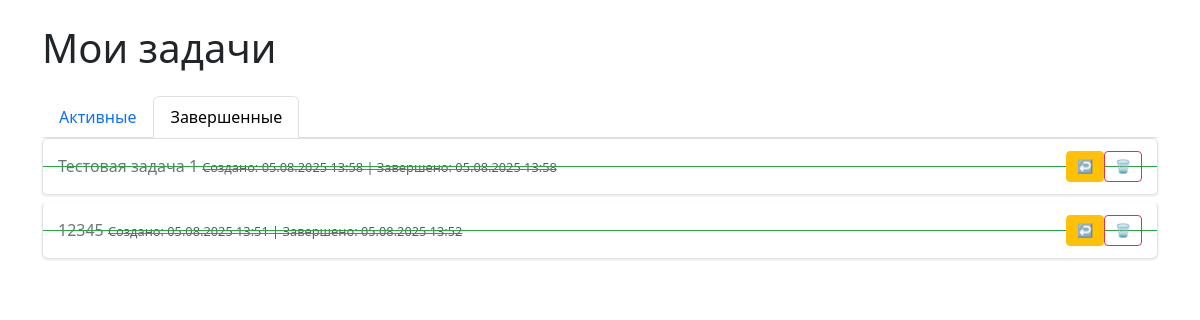
The page /completed on the database as committed earlier.
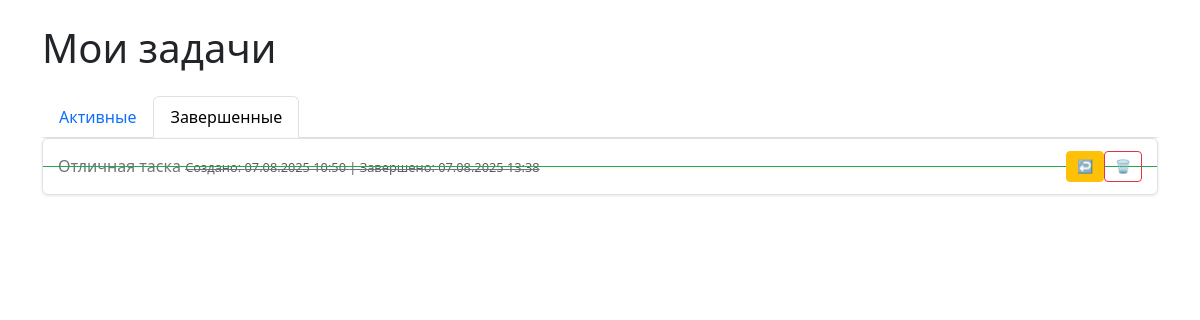
The same page on the database as committed later.
### app.py (models this page shows)
class Todo(db.Model):
    id = db.Column(db.Integer, primary_key=True)
    task = db.Column(db.String(100), nullable=False)
    completed = db.Column(db.Boolean, default=False)
    created_at = db.Column(db.DateTime, default=lambda: get_moscow_time(), nullable=False)
    completed_at = db.Column(db.DateTime)
    updated_at = db.Column(db.DateTime)  # Добавляем поле для времени изменения
    is_edited = db.Column(db.Boolean, default=False)  # Флаг редактирования

### app.py (the view)
@app.route("/completed", methods=["GET"])  # Убираем POST здесь
def completed_tasks():
    completed = Todo.query.filter_by(completed=True).order_by(Todo.completed_at.desc()).all()
    return render_template("index.html", todos=completed, active_tab='completed')

### app.py (called while the page is built)
@app.template_filter('format_date')
def format_date_filter(dt, format='%d.%m.%Y %H:%M'):
    if dt is None:
        return "не указано"
    return dt.strftime(format)

### templates/index.html (shortened to what this page needs)
<!DOCTYPE html>
<html lang="ru">
<head>
    <link href="https://cdn.jsdelivr.net/npm/bootstrap@5.3.0/dist/css/bootstrap.min.css" rel="stylesheet">
    <link rel="stylesheet" href="{{ url_for('static', filename='css/styles.css') }}">
</head>
<body>
    <div class="container mt-4">
        <h1 class="mb-4">Мои задачи</h1>
        <ul class="nav nav-tabs">
            <li class="nav-item">
                <a class="nav-link {{ 'active' if active_tab == 'active' }}" href="{{ url_for('active_tasks') }}">Активные</a>
            </li>
            <li class="nav-item">
                <a class="nav-link {{ 'active' if active_tab == 'completed' }}" href="{{ url_for('completed_tasks') }}">Завершенные</a>
            </li>
        </ul>
        <div class="list-group">
            {% for todo in todos %}
            <div class="list-group-item task-item {{ 'completed-task' if todo.completed }}" id="task-{{ todo.id }}">
                <div class="task-content">
                    {{ todo.task }}
                    <small class="dates text-muted small">
                        Создано: {{ todo.created_at|format_date }}
                        {% if todo.completed %}
                        | Завершено: {{ todo.completed_at|format_date }}
                        {% endif %}
                    </small>
                </div>
                <div class="task-actions">
                    {% if todo.completed %}
                    <button class="btn btn-sm btn-warning reactivate-btn"
                            data-task-id="{{ todo.id }}"
                            title="Вернуть в активные">
                        ↩️
                    {% endif %}
                    <button class="btn btn-sm btn-outline-danger delete-btn"
                            data-task-id="{{ todo.id }}"
                            title="Удалить">
                        🗑️
                    </button>
                </div>
            </div>
            {% endfor %}
        </div>
    </div>
</body>
</html>

### static/css/styles.css (style rules this page uses)
.btn-warning { background-color: #ffc107; border-color: #ffc107; color: #212529; }
.btn-sm { padding: 6px 10px; font-size: 13px; line-height: 1.3; display: inline-flex; align-items: center; gap: 5px; white-space: nowrap; }
.btn-sm::before { vertical-align: middle; }
.completed-task { position: relative; text-decoration: line-through; color: #6c757d; }
.completed-task::before { content: ""; position: absolute; left: 0; top: 50%; right: 0; height: 1px; background: #28a745; transform: scaleX(0); transform-origin: left; animation: lineThrough 0.5s forwards; }
.dates { font-size: 0.8em; color: #6c757d; margin-top: 4px; }
.list-group-item { transition: all 0.3s ease; overflow: hidden; }
[title] { position: relative; }
.task-item { transition: all 0.3s ease; display: flex; justify-content: space-between; align-items: center; padding: 12px 15px; margin-bottom: 8px; border-radius: 4px; background-color: white; box-shadow: 0 1px 3px rgba(0,0,0,0.1); }
.task-content { flex-grow: 1; padding-right: 15px; }

Rows that differ between the two databases and show on the page:
removed Todo: task "Тестовая задача 1", created_at "05.08.2025 13:58", completed_at "05.08.2025 13:58"
removed Todo: task "12345", created_at "05.08.2025 13:51", completed_at "05.08.2025 13:52"
added Todo: task "Отличная таска", created_at "07.08.2025 10:50", completed_at "07.08.2025 13:38"
